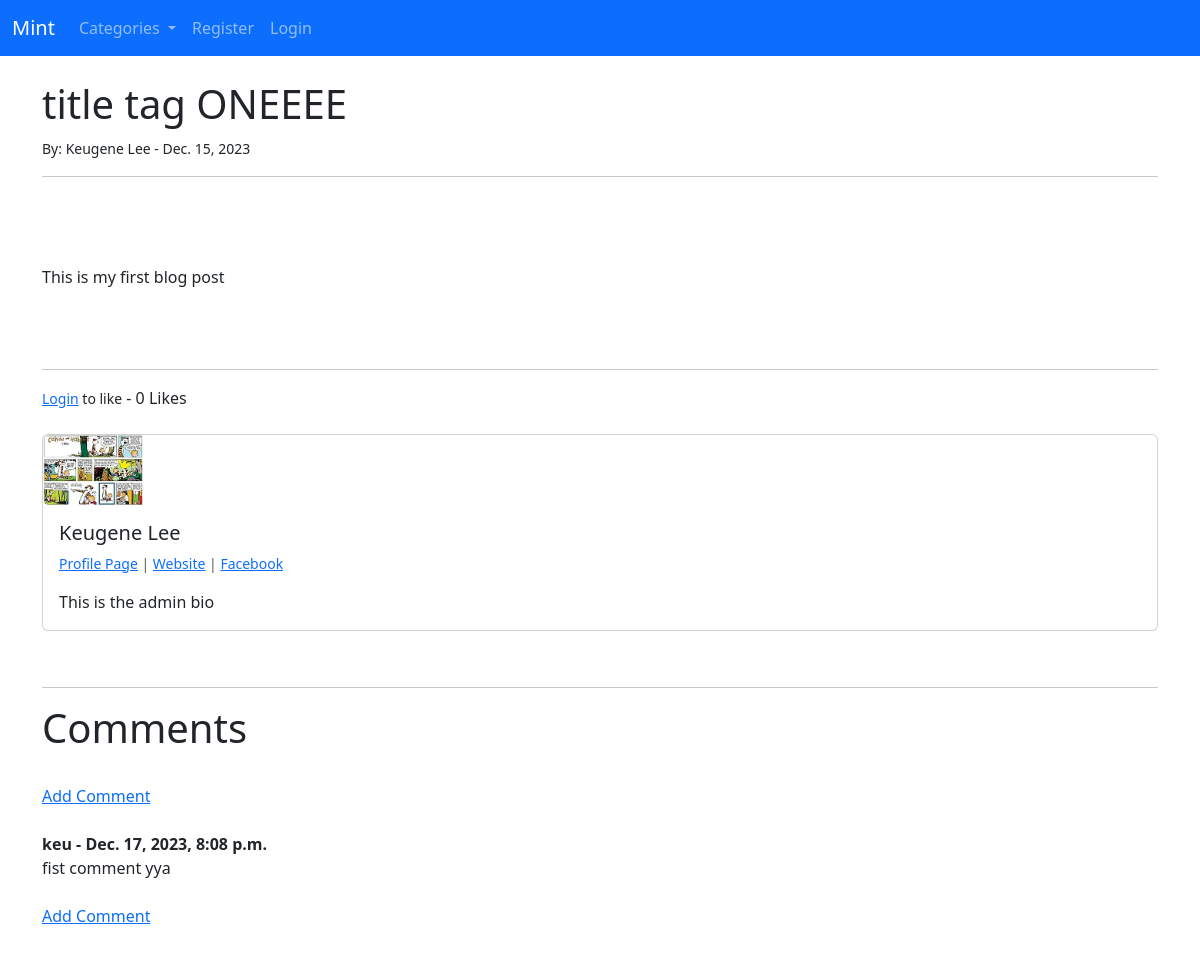
The app's page /article/1 with its own data.
### theblog/models.py (models this page shows, shortened)
class Post(models.Model):
    title = models.CharField(max_length=255)
    header_image = models.ImageField(null=True, blank=True, upload_to='images/')
    title_tag = models.CharField(max_length=255)
    author = models.ForeignKey(User, on_delete=models.CASCADE)
    body = RichTextField(blank=True, null=True)
    post_date = models.DateField(auto_now_add=True)
    category = models.CharField(max_length=255, default='coding')
    snippet = models.CharField(max_length=255)
    likes = models.ManyToManyField(User, related_name='blog_posts')
    def total_likes(self):
        return self.likes.count()

class Profile(models.Model):
    user = models.OneToOneField(User, null=True, on_delete=models.CASCADE)
    bio = models.TextField()
    profile_pic = models.ImageField(null=True, blank=True, upload_to='images/profile/')
    website_url = models.CharField(max_length=255, null=True, blank=True)
    facebook_url = models.CharField(max_length=255, null=True, blank=True)
    twitter_url = models.CharField(max_length=255, null=True, blank=True)
    instagram_url = models.CharField(max_length=255, null=True, blank=True)
    tiktok_url = models.CharField(max_length=255, null=True, blank=True)

class Comment(models.Model):
    post = models.ForeignKey(Post, related_name='comments', on_delete=models.CASCADE)
    name = models.CharField(max_length=255)
    body = models.TextField()
    date_added = models.DateTimeField(auto_now_add=True)

### theblog/views.py (the view)
# urls.py: path('article/<int:pk>', ArticleDetailView.as_view(), name='article-detail'),
class ArticleDetailView(DetailView):
    model = Post
    template_name = 'article_details.html'
    def get_context_data(self, *args, **kwargs):
        cat_menu = Category.objects.all()
        context = super(ArticleDetailView, self).get_context_data(*args, **kwargs)
        stuff = get_object_or_404(Post, id=self.kwargs['pk'])
        total_likes = stuff.total_likes()
        liked = False
        if stuff.likes.filter(id=self.request.user.id).exists():
            liked = True
        context['cat_menu'] = cat_menu
        context['total_likes'] = total_likes
        context['liked'] = liked
        return context

### theblog/models.py (called while the page is built)
    def __str__(self):
        return self.name

### theblog/templates/article_details.html (shortened to what this page needs)
{% extends 'base.html' %}
{% load static %}
{% block content %}
<h1>{{ post.title }}</h1>
<small>By:
     {{ post.author.first_name }}
     {{ post.author.last_name }} -
    {{ post.post_date }}
</small><br/>
<hr>
<br/>
<br><br>
{{ post.body|safe }}
<br><br>
<hr>
<form action="{% url 'like_post' post.pk %}" method='POST'>
{% if user.is_authenticated %}
    {% if liked %}
        <button type='submit', name='post_id', value='{{ post.id }}', class='btn btn-danger btn-sm'>Unlike</button>
    {% else %}
        <button type='submit', name='post_id', value='{{ post.id }}', class='btn btn-success btn-sm'>Like</button>
    {% endif %}
{% else %}
<small><a href="{% url 'login' %}">Login</a> to like</small>
{% endif %}
    - {{ total_likes }} Likes
</form>
<br>
<div class="card mb-3"
    <div class="row g-0">
      <div class="col-md-2">
        {% if post.author.profile.profile_pic %}
            <img src="{{ post.author.profile.profile_pic.url }}"width=100 height=100 class="img-fluid rounded-start">
        {% else %}
            <img src="{% static 'theblog/images/default.png' %}" width=75 height=75 class="img-fluid rounded-start">
        {% endif %}
      </div>
      <div class="col-md-10">
        <div class="card-body">
          <h5 class="card-title">
            {{ post.author.first_name }}
            {{ post.author.last_name }}
        </h5>
        <p class="small text-muted">
            <a href="{% url 'show_profile_page' post.author.profile.id %}">Profile Page</a>
            {% if post.author.profile.website_url %}
                | <a href="{{ post.author.profile.website_url }}">Website</a>
            {% endif %}
            {% if post.author.profile.facebook_url %}
                | <a href="{{ post.author.profile.facebook_url }}">Facebook</a>
            {% endif %}
        </p>
          <p class="card-text">
            {{ post.author.profile.bio }}
          </p>
        </div>
      </div>
    </div>
    <br>
    <hr>
    <h1>
        Comments
    </h1>
    <br>
    {% if not post.comments.all %}
        No Comments Yet... <a href="{% url 'add_comment' post.pk %}">Add One</a><p><br><br></p>
    {% else %}
    <a href="{% url 'add_comment' post.pk %}">Add Comment</a>
    <br><br>
        {% for comment in post.comments.all %}
            <strong>
                {{ comment.name }} - {{ comment.date_added }}
            </strong>
            <br>
            {{ comment.body }}
            <br><br>
        {% endfor %}
        <a href="{% url 'add_comment' post.pk %}">Add Comment</a>
    {% endif %}
    <br>
    <p><br><br></p>
  </div>
{% endblock %}

### theblog/templates/base.html (shortened to what this page needs)
<!doctype html>
<html lang="en">
  <head>
    <link href="https://cdn.jsdelivr.net/npm/bootstrap@5.3.2/dist/css/bootstrap.min.css" rel="stylesheet">
  </head>
  <body>
    <nav class="navbar navbar-expand-lg navbar-dark bg-primary">
        <div class="container-fluid">
          <a class="navbar-brand" href="{% url 'home' %}">Mint</a>
          <div class="collapse navbar-collapse" id="navbarSupportedContent">
            <ul class="navbar-nav me-auto mb-2 mb-lg-0">
              {% if cat_menu %}
              <li class="nav-item dropdown">
                <a class="nav-link dropdown-toggle" href="#" role="button" data-bs-toggle="dropdown" aria-expanded="false">
                  Categories
                </a>
              </li>
			  {% else %}
			  	<li class="nav-item">
					<a class="nav-link" href="{% url 'category-list' %}">Categories</a>
				</li>
              {% endif %}
			{% if user.is_authenticated %}
				<li class="nav-item">
					<a class="nav-link" href="{% url 'add_post' %}">Add Post</a>
				</li>
				<li class="nav-item">
					<a class="nav-link" href="{% url 'add_category' %}">Add Category</a>
				</li>
			{% else %}
				<li class="nav-item">
					<a class="nav-link" href="{% url 'register' %}">Register</a>
				</li>
				<li class="nav-item">
					<a class="nav-link" href="{% url 'login' %}">Login</a>
				</li>
			{% endif %}
            </ul>
          </div>
        </div>
      </nav>
    <br>
    <div class='container'>
    {% block content %}
    {% endblock %}
  </body>
</html>

### records on screen
Post: title "title tag ONEEEE", author.first_name "Keugene", author.last_name "Lee", post_date "Dec. 15, 2023", body "This is my first blog post", author.profile.profile_pic (picture), author.profile.bio "This is the admin bio"
Comment: name "keu", date_added "Dec. 17, 2023, 8:08 p.m.", body "fist comment yya"

### other values on screen
{{ total_likes }} "0"
